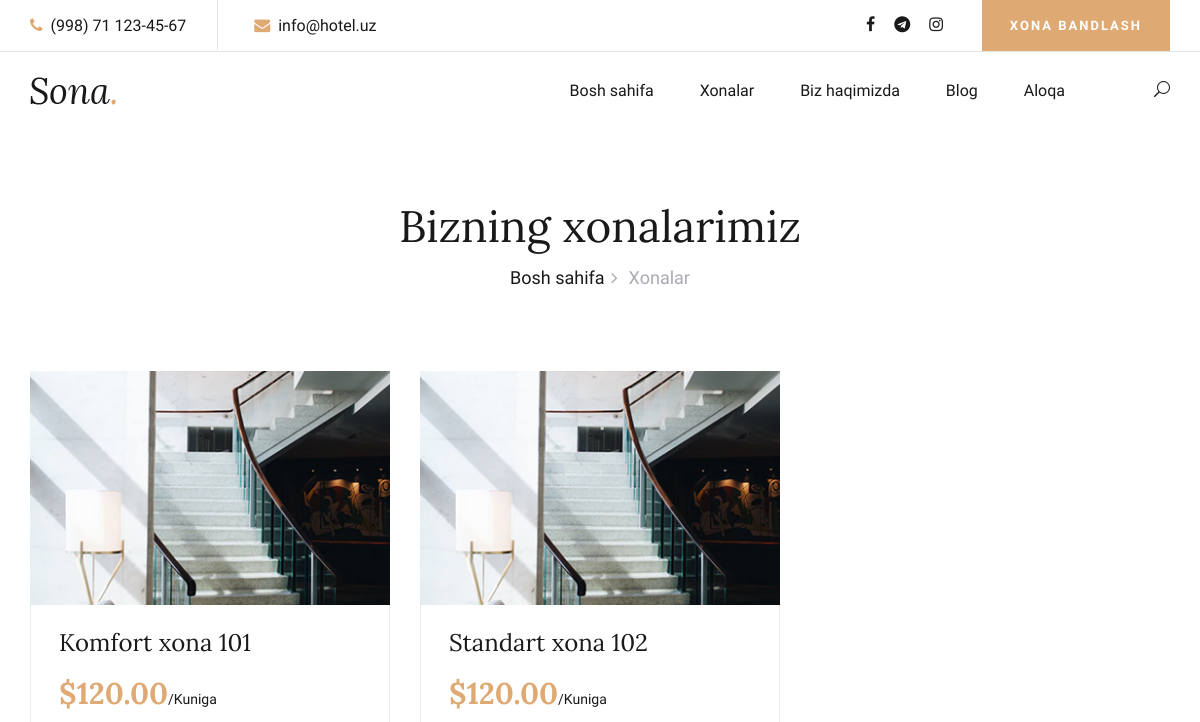
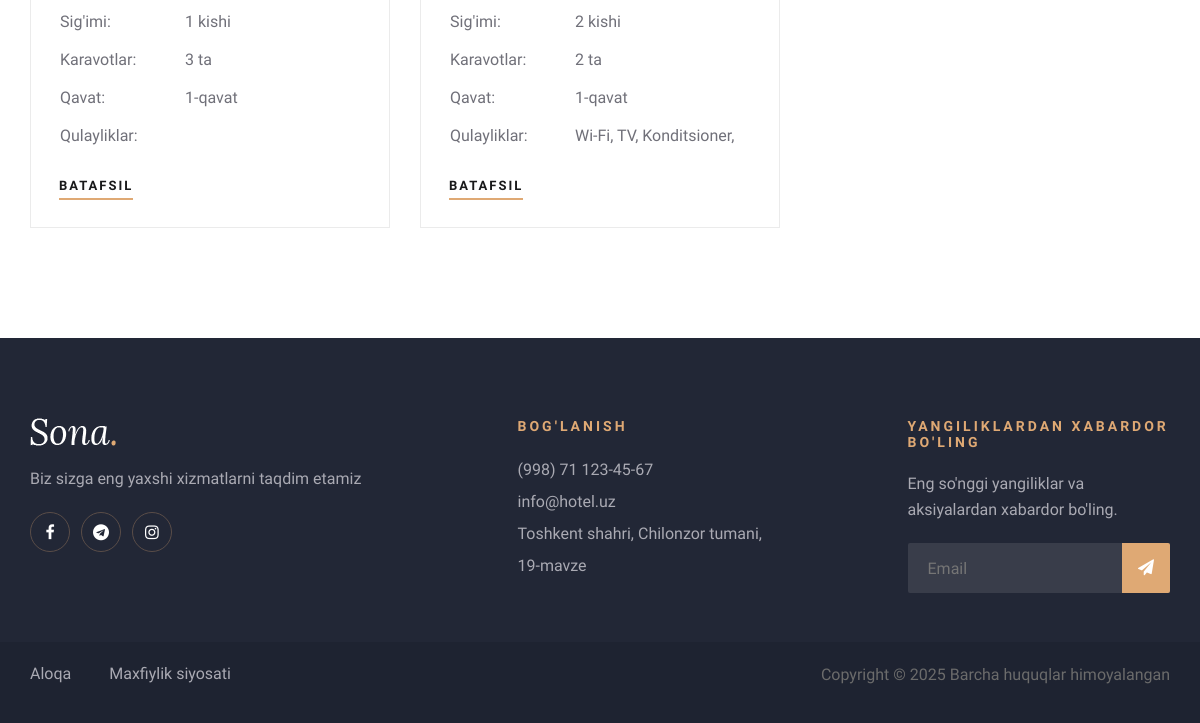
The app's page /rooms-list/, older data (2 pictures, top to bottom).
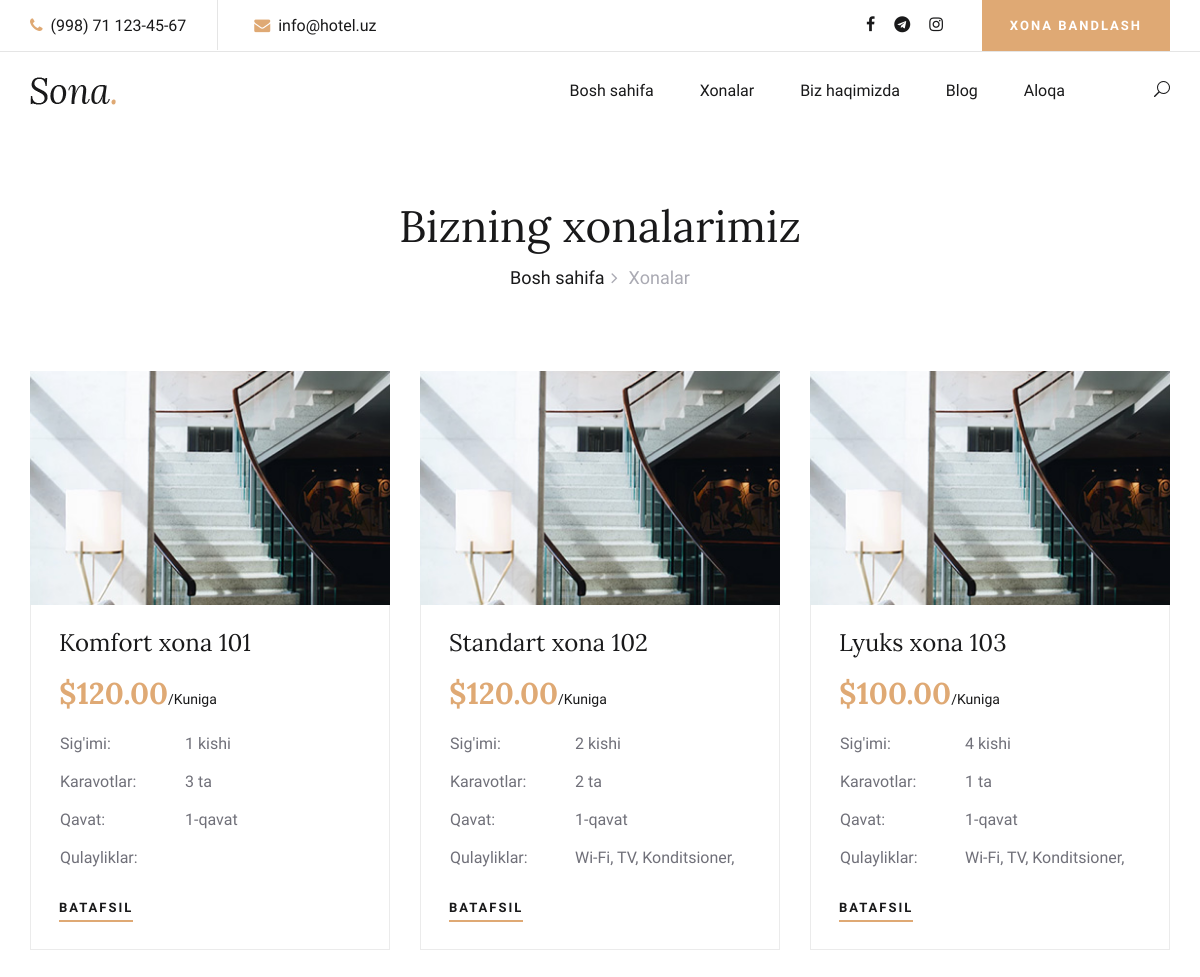
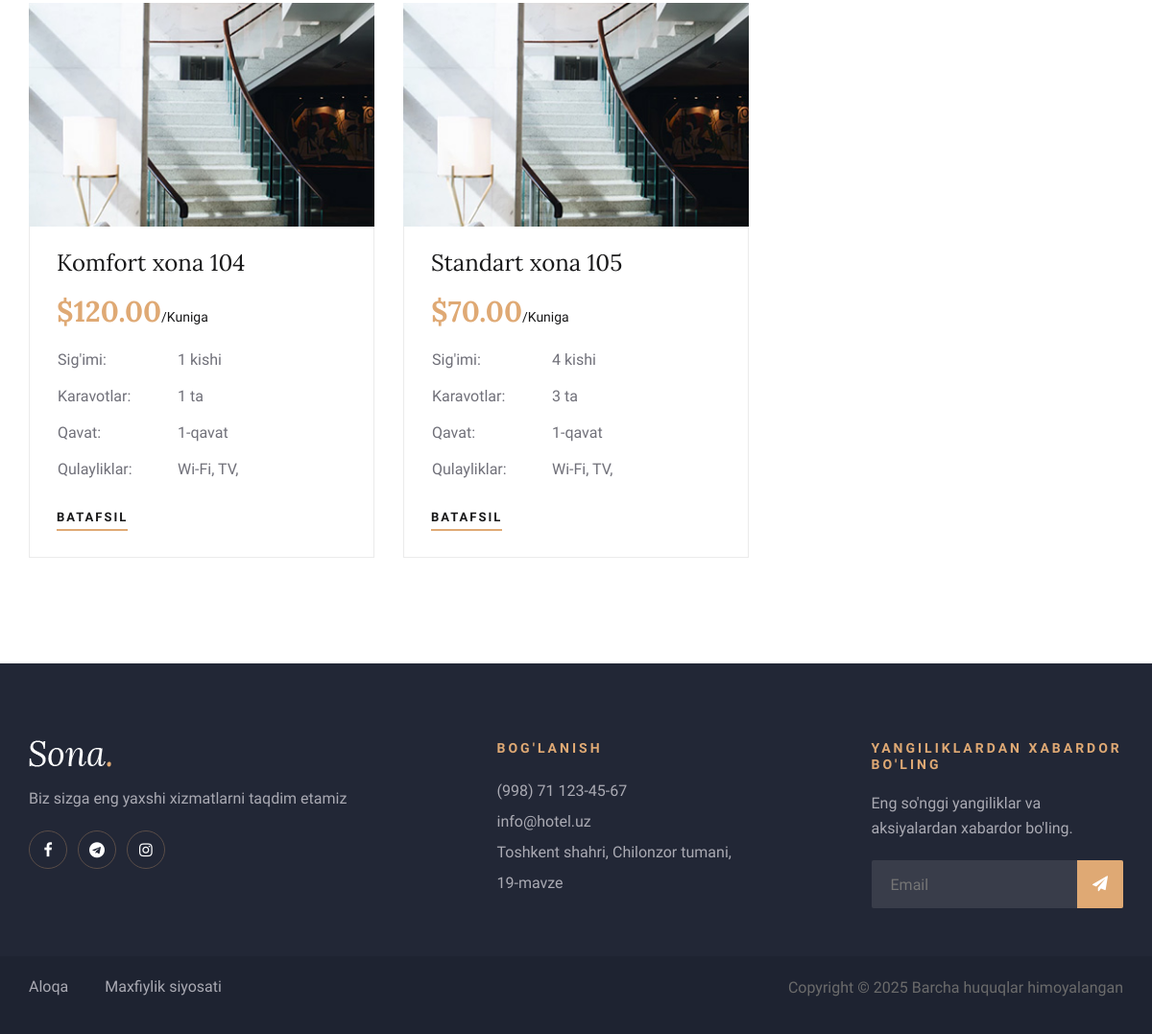
The same page, newer data (2 pictures, top to bottom).
### admin_panel/models.py (models this page shows, shortened)
class Room(models.Model):
    ROOM_TYPES = [
        ("ST", "Standart"),
        ("CF", "Komfort"),
        ("LX", "Lyuks"),
    ]
    room_number = models.CharField(max_length=10, verbose_name="Xona raqami", unique=True)
    room_type = models.CharField(
        max_length=2,
        choices=ROOM_TYPES,
        default="ST",
        verbose_name="Xona turi"
    )
    price = models.DecimalField(
        max_digits=10,
        decimal_places=2,
        verbose_name="Narxi",
        default=0.00
    )
    beds = models.IntegerField(
        validators=[MinValueValidator(1)],
        verbose_name="Karavotlar soni",
        default=1
    )
    capacity = models.IntegerField(
        validators=[MinValueValidator(1)],
        verbose_name="Sig'imi",
        default=1
    )
    floor = models.IntegerField(
        validators=[MinValueValidator(1)],
        verbose_name="Qavat",
        default=1
    )
    description = models.TextField(
        verbose_name="Tavsif",
        blank=True,
        null=True
    )
    has_breakfast = models.BooleanField(
        default=False,
        verbose_name="Nonushta"
    )
    has_wifi = models.BooleanField(
        default=False,
        verbose_name="Wi-Fi"
    )
    has_tv = models.BooleanField(
        default=False,
        verbose_name="Televizor"
    )
    has_ac = models.BooleanField(
        default=False,
        verbose_name="Konditsioner"
    )
    has_minibar = models.BooleanField(
        default=False,
        verbose_name="Minibar"
    )
    has_safe = models.BooleanField(
        default=False,
        verbose_name="Seif"
    )
    has_bathroom = models.BooleanField(
        default=False,
        verbose_name="Hammom"
    )
    is_available = models.BooleanField(
        default=True,
        verbose_name="Mavjud"
    )
    created_at = models.DateTimeField(
        auto_now_add=True,
        verbose_name="Yaratilgan vaqti"
    )
    class Meta:
        verbose_name = "Xona"
        verbose_name_plural = "Xonalar"
        ordering = ['room_number']

### booking/views.py (the view)
# urls.py: path('rooms-list/', views.rooms_list, name='rooms_list'),
def rooms_list(request):
    rooms = Room.objects.all()
    return render(request, 'rooms_list.html', {'rooms': rooms})

### booking/templates/rooms_list.html (shortened to what this page needs)
{% extends 'base.html' %}
{% load static %}
{% block content %}
<div class="breadcrumb-section">
    <div class="container">
        <div class="row">
            <div class="col-lg-12">
                <div class="breadcrumb-text">
                    <h2>Bizning xonalarimiz</h2>
                    <div class="bt-option">
                        <a href="{% url 'index' %}">Bosh sahifa</a>
                        <span>Xonalar</span>
                    </div>
                </div>
            </div>
        </div>
    </div>
</div>
<section class="rooms-section spad">
    <div class="container">
        <div class="row">
            {% for room in rooms %}
            <div class="col-lg-4 col-md-6">
                <div class="room-item">
                    <img src="{% static 'assets_booking/img/room/room-1.jpg' %}" alt="">
                    <div class="ri-text">
                        <h4>{{ room.get_room_type_display }} xona {{ room.room_number }}</h4>
                        <h3>${{ room.price }}<span>/Kuniga</span></h3>
                        <table>
                            <tbody>
                                <tr>
                                    <td class="r-o">Sig'imi:</td>
                                    <td>{{ room.capacity }} kishi</td>
                                </tr>
                                <tr>
                                    <td class="r-o">Karavotlar:</td>
                                    <td>{{ room.beds }} ta</td>
                                </tr>
                                <tr>
                                    <td class="r-o">Qavat:</td>
                                    <td>{{ room.floor }}-qavat</td>
                                </tr>
                                <tr>
                                    <td class="r-o">Qulayliklar:</td>
                                    <td>
                                        {% if room.has_wifi %}Wi-Fi, {% endif %}
                                        {% if room.has_tv %}TV, {% endif %}
                                        {% if room.has_ac %}Konditsioner, {% endif %}
                                    </td>
                                </tr>
                            </tbody>
                        </table>
                        <a href="{% url 'room_details' room.id %}" class="primary-btn">Batafsil</a>
                    </div>
                </div>
            </div>
            {% endfor %}
        </div>
    </div>
</section>
{% endblock %}

### booking/templates/base.html (shortened to what this page needs)
{% load static %}
<!DOCTYPE html>
<html lang="uz">
<head>
    <link rel="stylesheet" href="{% static 'assets_booking/css/bootstrap.min.css' %}" type="text/css">
    <link rel="stylesheet" href="{% static 'assets_booking/css/font-awesome.min.css' %}" type="text/css">
    <link rel="stylesheet" href="{% static 'assets_booking/css/elegant-icons.css' %}" type="text/css">
    <link rel="stylesheet" href="{% static 'assets_booking/css/flaticon.css' %}" type="text/css">
    <link rel="stylesheet" href="{% static 'assets_booking/css/owl.carousel.min.css' %}" type="text/css">
    <link rel="stylesheet" href="{% static 'assets_booking/css/nice-select.css' %}" type="text/css">
    <link rel="stylesheet" href="{% static 'assets_booking/css/jquery-ui.min.css' %}" type="text/css">
    <link rel="stylesheet" href="{% static 'assets_booking/css/magnific-popup.css' %}" type="text/css">
    <link rel="stylesheet" href="{% static 'assets_booking/css/slicknav.min.css' %}" type="text/css">
    <link rel="stylesheet" href="{% static 'assets_booking/css/style.css' %}" type="text/css">
</head>
<body>
    <header class="header-section">
        <div class="top-nav">
            <div class="container">
                <div class="row">
                    <div class="col-lg-6">
                        <ul class="tn-left">
                            <li><i class="fa fa-phone"></i> (998) 71 123-45-67</li>
                            <li><i class="fa fa-envelope"></i> info@hotel.uz</li>
                        </ul>
                    </div>
                    <div class="col-lg-6">
                        <div class="tn-right">
                            <div class="top-social">
                                <a href="#"><i class="fa fa-facebook"></i></a>
                                <a href="#"><i class="fa fa-telegram"></i></a>
                                <a href="#"><i class="fa fa-instagram"></i></a>
                            </div>
                            <a href="{% url 'booking' %}" class="bk-btn">Xona bandlash</a>
                        </div>
                    </div>
                </div>
            </div>
        </div>
        <div class="menu-item">
            <div class="container">
                <div class="row">
                    <div class="col-lg-2">
                        <div class="logo">
                            <a href="{% url 'index' %}">
                                <img src="{% static 'assets_booking/img/logo.png' %}" alt="">
                            </a>
                        </div>
                    </div>
                    <div class="col-lg-10">
                        <div class="nav-menu">
                            <nav class="mainmenu">
                                <ul>
                                    <li><a href="{% url 'index' %}">Bosh sahifa</a></li>
                                    <li><a href="{% url 'rooms_list' %}">Xonalar</a></li>
                                    <li><a href="{% url 'about_us' %}">Biz haqimizda</a></li>
                                    <li><a href="{% url 'blog' %}">Blog</a></li>
                                    <li><a href="{% url 'contact' %}">Aloqa</a></li>
                                </ul>
                            </nav>
                            <div class="nav-right search-switch">
                                <i class="icon_search"></i>
                            </div>
                        </div>
                    </div>
                </div>
            </div>
        </div>
    </header>
    {% block content %}
    {% endblock %}
    <footer class="footer-section">
        <div class="container">
            <div class="footer-text">
                <div class="row">
                    <div class="col-lg-4">
                        <div class="ft-about">
                            <div class="logo">
                                <a href="#">
                                    <img src="{% static 'assets_booking/img/footer-logo.png' %}" alt="">
                                </a>
                            </div>
                            <p>Biz sizga eng yaxshi xizmatlarni taqdim etamiz</p>
                            <div class="fa-social">
                                <a href="#"><i class="fa fa-facebook"></i></a>
                                <a href="#"><i class="fa fa-telegram"></i></a>
                                <a href="#"><i class="fa fa-instagram"></i></a>
                            </div>
                        </div>
                    </div>
                    <div class="col-lg-3 offset-lg-1">
                        <div class="ft-contact">
                            <h6>Bog'lanish</h6>
                            <ul>
                                <li>(998) 71 123-45-67</li>
                                <li>info@hotel.uz</li>
                                <li>Toshkent shahri, Chilonzor tumani, 19-mavze</li>
                            </ul>
                        </div>
                    </div>
                    <div class="col-lg-3 offset-lg-1">
                        <div class="ft-newslatter">
                            <h6>Yangiliklardan xabardor bo'ling</h6>
                            <p>Eng so'nggi yangiliklar va aksiyalardan xabardor bo'ling.</p>
                            <form action="#" class="fn-form">
                                <input type="text" placeholder="Email">
                                <button type="submit"><i class="fa fa-send"></i></button>
                            </form>
                        </div>
                    </div>
                </div>
            </div>
        </div>
        <div class="copyright-option">
            <div class="container">
                <div class="row">
                    <div class="col-lg-7">
                        <ul>
                            <li><a href="{% url 'contact' %}">Aloqa</a></li>
                            <li><a href="#">Maxfiylik siyosati</a></li>
                        </ul>
                    </div>
                    <div class="col-lg-5">
                        <div class="co-text">
                            <p>Copyright &copy; {% now "Y" %} Barcha huquqlar himoyalangan</p>
                        </div>
                    </div>
                </div>
            </div>
        </div>
    </footer>
</body>
</html>

Row changes from the older to the newer data that the page shows:
added Room: room_type "Lyuks", room_number "103", price "100.00", capacity "4", beds "1", floor "1", has_wifi "Wi-Fi,", has_tv "TV,", has_ac "Konditsioner,"
added Room: room_type "Komfort", room_number "104", price "120.00", capacity "1", beds "1", floor "1", has_wifi "Wi-Fi,", has_tv "TV,"
added Room: room_type "Standart", room_number "105", price "70.00", capacity "4", beds "3", floor "1", has_wifi "Wi-Fi,", has_tv "TV,"
